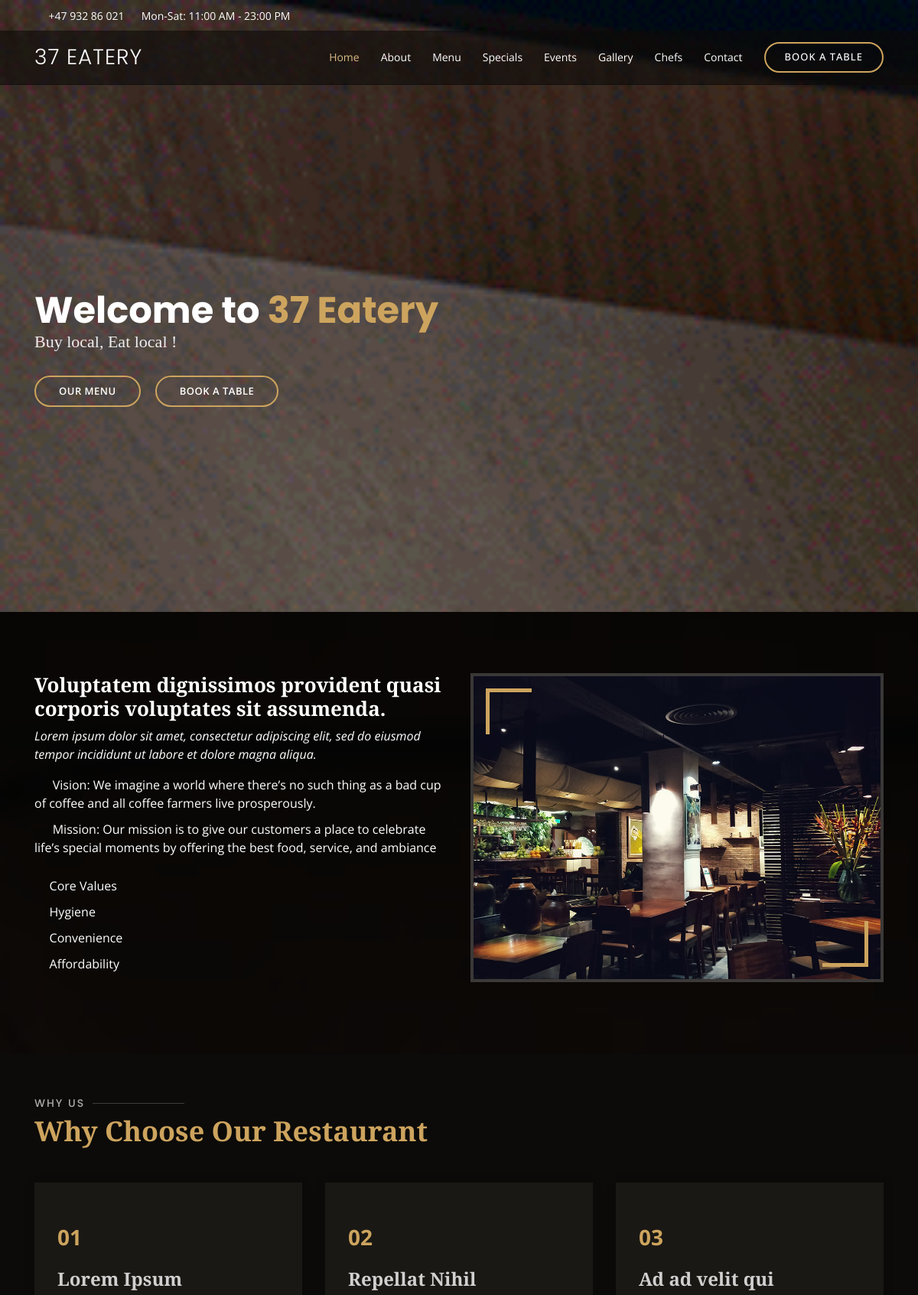
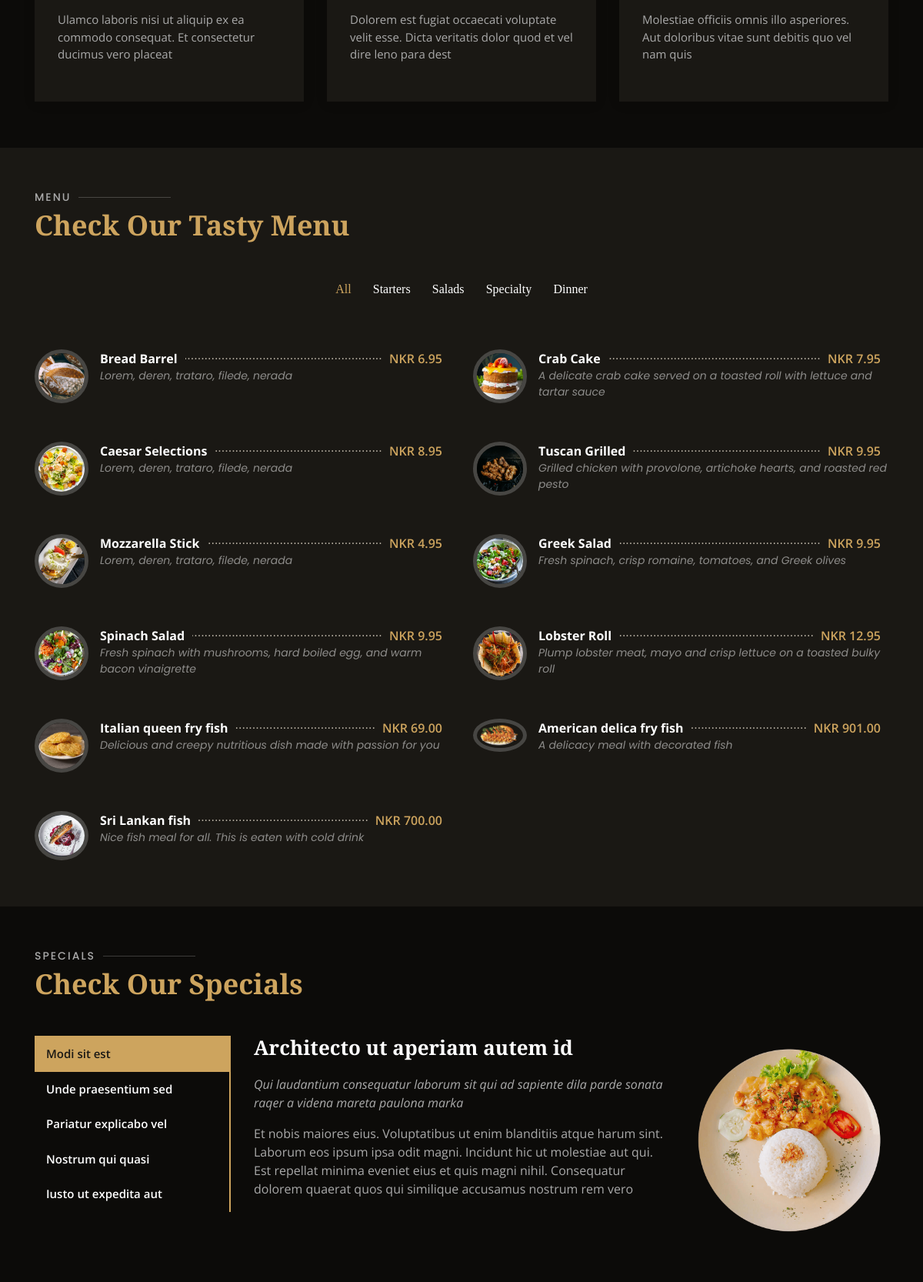
The page / (upper part) on the database its author committed (2 pictures, top to bottom).
### home/models.py (models this page shows, shortened)
class BackgroundImages(models.Model):
    img_url = models.FileField(upload_to='pics')
    logo_url = models.FileField(upload_to='pics', null=True)
    tagline = models.CharField(max_length=200, null=True)
    status = models.BooleanField()
    restaurant_name = models.CharField(max_length=200, null=True)
    created_on = models.DateField(auto_now_add=True, null=True)
    class Meta: verbose_name_plural = 'Background Images'

### about/models.py (models this page shows, shortened)
class AboutUs(models.Model):
    title = models.CharField(max_length=200, null=True)
    description = models.CharField(max_length=200, null=True)
    vision = models.CharField(max_length=500, null=True)
    mission = models.CharField(max_length=500, null=True)
    img_url = models.FileField(upload_to='pics')
    status = models.BooleanField()
    created_on = models.DateField(auto_now_add=True, null=True)
    class Meta: verbose_name_plural = 'About Us'

class CoreValue(models.Model):
    name = models.CharField(max_length=30)
    status = models.BooleanField(default=False)
    created_on = models.DateField(auto_now_add=True, null=True)
    class Meta: verbose_name_plural = 'Core Values'

class WhyUs(models.Model):
    id = models.CharField(max_length=10, null=False, primary_key=True)
    title = models.CharField(max_length=200, null=True)
    description = models.CharField(max_length=200, null=True)
    status = models.BooleanField()
    created_on = models.DateField(auto_now_add=True, null=True)
    class Meta: verbose_name_plural = 'Why Us'

### menu/models.py (models this page shows, shortened)
class MenuItems(models.Model):
    menu_name = models.CharField(max_length=100, null=True)
    menu_desc = models.TextField(max_length=1000, null=True)
    menuImage = models.FileField(upload_to='pics')
    price = models.DecimalField(max_digits=10, decimal_places=2, null=False)
    menus= models.ForeignKey(Menus, on_delete=models.CASCADE)
    created_on = models.DateField(auto_now_add=True, null=True)
    status = models.BooleanField()
    class Meta: verbose_name_plural = 'MenuItems'

### home/views.py (the view)
# urls.py: path('', views.index, name='index'),
def index(request):
    contact_msg = None
    booking_msg = None
    background_images = BackgroundImages.objects.all()
    menuObj=MenuItems.objects.all()
    about_us = AboutUs.objects.filter(status=True).first()
    why_us = WhyUs.objects.filter(status=True)
    coreObj = CoreValue.objects.filter(status=True)
    addressObj = Address.objects.filter(status=True).first()
    menuObj_Starters = MenuItems.objects.filter(menus__menu_category='Starters')
    menuObj_Dinner = MenuItems.objects.filter(menus__menu_category='Dinner')
    customer_event_obj = CustomerEvents.objects.all()
    event_bg_obj=EventBackground.objects.all()
    contact_msg_exists = ContactMessage.objects.filter(has_message=True).first()
    if contact_msg_exists:
        contact_msg = 'Your email has been sent. If your email contain any enquiry,' \
                    'we will respond you as soon as possible through the email you provided.'
        contact_msg_exists.has_message = False
        contact_msg_exists.save()
    booking_msg_exists = Booking.objects.filter(has_message=True).first()
    if booking_msg_exists:
        booking_msg = 'Your request for reservation has been sent. We will respond to you shortly.'
        booking_msg_exists.has_message = False
        booking_msg_exists.save()
    content = {
        'background_images': background_images,
        'menuObj': menuObj,
        'about_us': about_us,
        'why_us': why_us,
        'coreObj': coreObj,
        'addressObj': addressObj,
        'contact_msg': contact_msg,
        'booking_msg': booking_msg,
        'menuObj_Starters':menuObj_Starters,
        'menuObj_Dinner':menuObj_Dinner,
        'customer_event_obj':customer_event_obj,
        'event_bg_obj':event_bg_obj,
}
    return render(request, 'home/index.html', content)

### home/templates/home/index.html (shortened to what this page needs)
<!DOCTYPE html>
{% load static %}
<html lang="en">
<head>
  <link href="{% static 'assets/vendor/bootstrap/css/bootstrap.min.css' %}" rel="stylesheet">
  <link href="{% static 'assets/vendor/icofont/icofont.min.css' %}" rel="stylesheet">
  <link href="{% static 'assets/vendor/boxicons/css/boxicons.min.css' %}" rel="stylesheet">
  <link href="{% static 'assets/vendor/animate.css/animate.min.css' %}" rel="stylesheet">
  <link href="{% static 'assets/vendor/owl.carousel/assets/owl.carousel.min.css' %}" rel="stylesheet">
  <link href="{% static 'assets/vendor/venobox/venobox.css' %}" rel="stylesheet">
  <link href="{% static 'assets/vendor/aos/aos.css' %}" rel="stylesheet">
  <link href="{% static 'assets/css/style.css' %}" rel="stylesheet">
  </head>
<body>
  <div id="topbar" class="d-flex align-items-center fixed-top">
    <div class="container d-flex">
      <div class="contact-info mr-auto">
        <i class="icofont-phone"></i> +47 932 86 021
        <span class="d-none d-lg-inline-block"><i class="icofont-clock-time icofont-rotate-180"></i> Mon-Sat: 11:00 AM - 23:00 PM</span>
      </div>
          <li>{% load google_translate %}{% google_translate type='horizontal' language='en' %}</li>
    </div>
  </div>
  <header id="header" class="fixed-top">
    <div class="container d-flex align-items-center">
      <h1 class="logo mr-auto"><a href="index.html">37 EATERY</a></h1>
      <nav class="nav-menu d-none d-lg-block">
        <ul>
          <li class="active"><a href="{% url 'home:index' %}">Home</a></li>
          <li><a href="#about">About</a></li>
          <li><a href="#menu">Menu</a></li>
          <li><a href="#specials">Specials</a></li>
          <li><a href="#events">Events</a></li>
          <li><a href="#gallery">Gallery</a></li>
          <li><a href="#chefs">Chefs</a></li>
          <li><a href="#contact">Contact</a></li>
          <li class="book-a-table text-center"><a href="#book-a-table">Book a table</a></li>
        </ul>
      </nav>
    </div>
  </header>
    {% for mybg in background_images %}
<section id="hero" class="d-flex align-items-center" style="background-image: url('{% static 'assets/img/restaurant.gif' %}');">
    <div class="container position-relative text-center text-lg-left" data-aos="zoom-in" data-aos-delay="100" >
      <div class="row">
        <div class="col-lg-8">
          <h1>Welcome to  <span>{{ mybg.restaurant_name }}</span></h1>
          <h2>{{ mybg.tagline }} !</h2>
          <div class="btns">
            <a href="#menu" class="btn-menu animated fadeInUp scrollto">Our Menu</a>
            <a href="#book-a-table" class="btn-book animated fadeInUp scrollto">Book a Table</a>
          </div>
        </div>
      </div>
    </div>
  </section>
    {% endfor %}
  <main id="main">
    <section id="about" class="about">
      <div class="container" data-aos="fade-up">
        <div class="row">
          <div class="col-lg-6 order-1 order-lg-2" data-aos="zoom-in" data-aos-delay="100">
            <div class="about-img">
              {% if about_us %}
                <img src="{{about_us.img_url.url}}" alt="" />
              {% endif %}
            </div>
          </div>
          <div class="col-lg-6 pt-4 pt-lg-0 order-2 order-lg-1 content">
            {% if about_us %}
            <h3>{{about_us.title}}</h3>
            <p class="font-italic">
              {{about_us.description}}
            </p>
            <ul>
              <li><i class="icofont-check-circled"></i> Vision: {{about_us.vision}}</li>
              <li><i class="icofont-check-circled"></i> Mission: {{about_us.mission}}</li>
            </ul>
            {% endif %}
            <ul>
              <li><i class="icofont-check-circled"></i>Core Values</li>
            {% for core in coreObj %}
                <li><i class="icofont-check"></i>{{core.name}} </li>
            {% endfor %}
            </ul>
          </div>
        </div>
      </div>
    </section>
    <section id="why-us" class="why-us">
      <div class="container" data-aos="fade-up">
        <div class="section-title">
          <h2>Why Us</h2>
          <p>Why Choose Our Restaurant</p>
        </div>
        <div class="row">
          {% for w in why_us %}
            <div class="col-lg-4">
              <div class="box" data-aos="zoom-in" data-aos-delay="100">
                <span>{{w.id}}</span>
                <h4>{{w.title}}</h4>
                <p>{{w.description}}</p>
              </div>
            </div>
          {% endfor %}
        </div>
      </div>
    </section>
    <section id="menu" class="menu section-bg">
      <div class="container" data-aos="fade-up">
        <div class="section-title">
          <h2>Menu</h2>
          <p>Check Our Tasty Menu</p>
        </div>
        <div class="row" data-aos="fade-up" data-aos-delay="100">
          <div class="col-lg-12 d-flex justify-content-center">
            <ul id="menu-flters">
              <li data-filter="*" class="filter-active">All</li>
              <li data-filter=".filter-starters">Starters</li>
              <li data-filter=".filter-salads">Salads</li>
              <li data-filter=".filter-specialty">Specialty</li>
              <li data-filter=".filter-dinner">Dinner</li>
            </ul>
          </div>
        </div>
        <div class="row menu-container" data-aos="fade-up" data-aos-delay="200">
          <div class="col-lg-6 menu-item filter-specialty">
            <img src="{%static 'assets/img/menu/bread-barrel.jpg' %}" class="menu-img" alt="">
            <div class="menu-content">
              <a href="#">Bread Barrel</a><span>NKR 6.95</span>
            </div>
            <div class="menu-ingredients">
              Lorem, deren, trataro, filede, nerada
            </div>
          </div>
          <div class="col-lg-6 menu-item filter-starters">
            <img src="{%static 'assets/img/menu/cake.jpg' %}" class="menu-img" alt="">
            <div class="menu-content">
              <a href="#">Crab Cake</a><span>NKR 7.95</span>
            </div>
            <div class="menu-ingredients">
              A delicate crab cake served on a toasted roll with lettuce and tartar sauce
            </div>
          </div>
          <div class="col-lg-6 menu-item filter-salads">
            <img src="{%static 'assets/img/menu/caesar.jpg' %}" class="menu-img" alt="">
            <div class="menu-content">
              <a href="#">Caesar Selections</a><span>NKR 8.95</span>
            </div>
            <div class="menu-ingredients">
              Lorem, deren, trataro, filede, nerada
            </div>
          </div>
          <div class="col-lg-6 menu-item filter-specialty">
            <img src="{%static 'assets/img/menu/tuscan-grilled.jpg' %}" class="menu-img" alt="">
            <div class="menu-content">
              <a href="#">Tuscan Grilled</a><span>NKR 9.95</span>
            </div>
            <div class="menu-ingredients">
              Grilled chicken with provolone, artichoke hearts, and roasted red pesto
            </div>
          </div>
          <div class="col-lg-6 menu-item filter-starters">
            <img src="{%static 'assets/img/menu/mozzarella.jpg' %}" class="menu-img" alt="">
            <div class="menu-content">
              <a href="#">Mozzarella Stick</a><span>NKR 4.95</span>
            </div>
            <div class="menu-ingredients">
              Lorem, deren, trataro, filede, nerada
            </div>
          </div>
          <div class="col-lg-6 menu-item filter-salads">
            <img src="{%static 'assets/img/menu/greek-salad.jpg' %}" class="menu-img" alt="">
            <div class="menu-content">
              <a href="#">Greek Salad</a><span>NKR 9.95</span>
            </div>
            <div class="menu-ingredients">
              Fresh spinach, crisp romaine, tomatoes, and Greek olives
            </div>
          </div>
          <div class="col-lg-6 menu-item filter-salads">
            <img src="{% static 'assets/img/menu/spinach-salad.jpg' %}" class="menu-img" alt="">
            <div class="menu-content">
              <a href="#">Spinach Salad</a><span>NKR 9.95</span>
            </div>
            <div class="menu-ingredients">
              Fresh spinach with mushrooms, hard boiled egg, and warm bacon vinaigrette
            </div>
          </div>
          <div class="col-lg-6 menu-item filter-specialty">
            <img src="{% static 'assets/img/menu/lobster-roll.jpg' %}" class="menu-img" alt="">
            <div class="menu-content">
              <a href="#">Lobster Roll</a><span>NKR 12.95</span>
            </div>
            <div class="menu-ingredients">
              Plump lobster meat, mayo and crisp lettuce on a toasted bulky roll
            </div>
          </div>
            {% for mydinner in menuObj_Dinner %}
           <div class="col-lg-6 menu-item filter-dinner">
             <img src="{{mydinner.menuImage.url}}" class="menu-img" alt="">
            <div class="menu-content">
              <a href="#">{{ mydinner.menu_name }}</a><span>NKR {{ mydinner.price }}</span>
            </div>
            <div class="menu-ingredients">
              {{mydinner.menu_desc}}
            </div>
          </div>
          {% endfor %}
        </div>
      </div>
    </section>
    <section id="specials" class="specials">
      <div class="container" data-aos="fade-up">
        <div class="section-title">
          <h2>Specials</h2>
          <p>Check Our Specials</p>
        </div>
        <div class="row" data-aos="fade-up" data-aos-delay="100">
          <div class="col-lg-3">
            <ul class="nav nav-tabs flex-column">
              <li class="nav-item">
                <a class="nav-link active show" data-toggle="tab" href="#tab-1">Modi sit est</a>
              </li>
              <li class="nav-item">
                <a class="nav-link" data-toggle="tab" href="#tab-2">Unde praesentium sed</a>
              </li>
              <li class="nav-item">
                <a class="nav-link" data-toggle="tab" href="#tab-3">Pariatur explicabo vel</a>
              </li>
              <li class="nav-item">
                <a class="nav-link" data-toggle="tab" href="#tab-4">Nostrum qui quasi</a>
              </li>
              <li class="nav-item">
                <a class="nav-link" data-toggle="tab" href="#tab-5">Iusto ut expedita aut</a>
              </li>
            </ul>
          </div>
          <div class="col-lg-9 mt-4 mt-lg-0">
            <div class="tab-content">
              <div class="tab-pane active show" id="tab-1">
                <div class="row">
                  <div class="col-lg-8 details order-2 order-lg-1">
                    <h3>Architecto ut aperiam autem id</h3>
                    <p class="font-italic">Qui laudantium consequatur laborum sit qui ad sapiente dila parde sonata raqer a videna mareta paulona marka</p>
                    <p>Et nobis maiores eius. Voluptatibus ut enim blanditiis atque harum sint. Laborum eos ipsum ipsa odit magni. Incidunt hic ut molestiae aut qui. Est repellat minima eveniet eius et quis magni nihil. Consequatur dolorem quaerat quos qui similique accusamus nostrum rem vero</p>
                  </div>
                  <div class="col-lg-4 text-center order-1 order-lg-2">
                    <img src="{% static 'assets/img/specials-1.png' %}" alt="" class="img-fluid">
                  </div>
                </div>
              </div>
            </div>
          </div>
        </div>
      </div>
    </section>
  </main>
</body>
</html>

### rows shown on the page
BackgroundImages: restaurant_name "37 Eatery", tagline "Buy local, Eat local"
AboutUs: img_url (picture), title "Voluptatem dignissimos provident quasi corporis voluptates sit assumenda.", description "Lorem ipsum dolor sit amet, consectetur adipiscing elit, sed do eiusmod tempor incididunt ut labore et dolore magna aliqua.", vision "We imagine a world where there’s no such thing as a bad cup of coffee and all coffee farmers live prosperously.", mission "Our mission is to give our customers a place to celebrate life’s special moments by offering the best food, service, and ambiance"
CoreValue: name "Hygiene"
CoreValue: name "Convenience"
CoreValue: name "Affordability"
WhyUs: id "01", title "Lorem Ipsum", description "Ulamco laboris nisi ut aliquip ex ea commodo consequat. Et consectetur ducimus vero placeat"
WhyUs: id "02", title "Repellat Nihil", description "Dolorem est fugiat occaecati voluptate velit esse. Dicta veritatis dolor quod et vel dire leno para dest"
WhyUs: id "03", title "Ad ad velit qui", description "Molestiae officiis omnis illo asperiores. Aut doloribus vitae sunt debitis quo vel nam quis"
MenuItems: menuImage (picture), menu_name "Italian queen fry fish", price "69.00", menu_desc "Delicious and creepy nutritious dish made with passion for you"
MenuItems: menuImage (picture), menu_name "American delica fry fish", price "901.00", menu_desc "A delicacy meal with decorated fish"
MenuItems: menuImage (picture), menu_name "Sri Lankan fish", price "700.00", menu_desc "Nice fish meal for all. This is eaten with cold drink"
